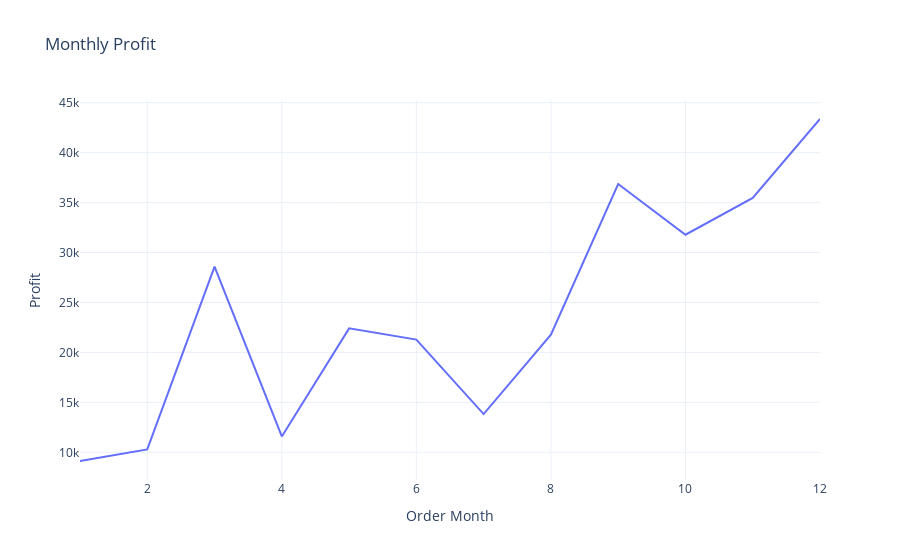

Notebook source saved alongside this figure:
### Code cell
#Monthly Profit
month_profit = df.groupby('Order Month')['Profit'].sum().reset_index()
fig = px.line(month_profit, x='Order Month', y='Profit', title='Monthly Profit')
fig.show()

### Figure 1 — Plotly figure (JSON) as saved in the notebook; plotly's stock layout.template omitted (floating-point values rounded to 4 significant figures)
{"data": [{"hovertemplate": "Order Month=%{x}<br>Profit=%{y}<extra></extra>", "legendgroup": "", "line": {"color": "#636efa", "dash": "solid"}, "marker": {"symbol": "circle"}, "mode": "lines", "name": "", "orientation": "v", "showlegend": false, "type": "scatter", "x": [1, 2, 3, 4, 5, 6, 7, 8, 9, 10, 11, 12], "xaxis": "x", "y": [9134.0, 10290.0, 28590.0, 11590.0, 22410.0, 21290.0, 13830.0, 21780.0, 36860.0, 31780.0, 35470.0, 43370.0], "yaxis": "y"}], "layout": {"legend": {"tracegroupgap": 0}, "title": {"text": "Monthly Profit"}, "xaxis": {"anchor": "y", "domain": [0, 1], "title": {"text": "Order Month"}}, "yaxis": {"anchor": "x", "domain": [0, 1], "title": {"text": "Profit"}}}}
